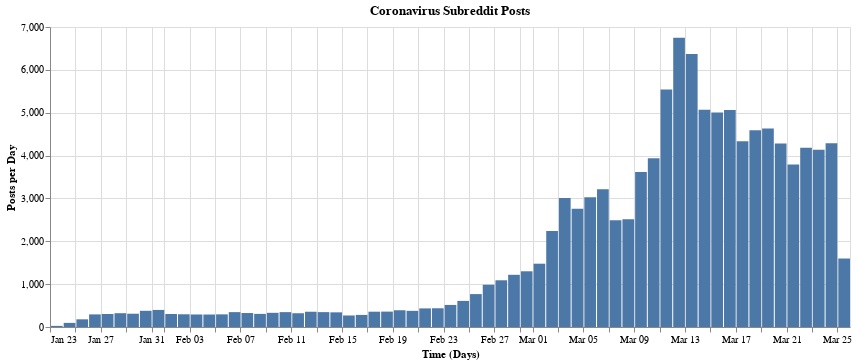

Notebook code for this chart:
### Markdown cell above
## Activity

Since there is so much activity it would be interesting to see what it looks like over time. But first we need to summarize it, because it's too many rows to pass off directly to Altair.

### Code cell
import altair
altair.renderers.enable('html')

posts_by_hour = reddit.groupby('created').count()
posts_by_hour = posts_by_hour.resample('1D').sum()

posts_by_hour

altair.Chart(posts_by_hour.reset_index(), title="Coronavirus Subreddit Posts", width=800).mark_bar().encode(
    altair.X('monthdate(created)', title='Time (Days)'),
    altair.Y('id', title='Posts per Day')
)

### Figure 1 — Vega-Lite specification as saved in the notebook (floating-point values rounded to 4 significant figures)
{"config": {"view": {"continuousWidth": 400, "continuousHeight": 300}}, "data": {"name": "data-13d542aebd72361cec7e7e17cf7586bc"}, "mark": "bar", "encoding": {"x": {"type": "temporal", "field": "created", "timeUnit": "monthdate", "title": "Time (Days)"}, "y": {"type": "quantitative", "field": "id", "title": "Posts per Day"}}, "title": "Coronavirus Subreddit Posts", "width": 800, "$schema": "https://vega.github.io/schema/vega-lite/v4.0.2.json", "datasets": {"data-13d542aebd72361cec7e7e17cf7586bc": [{"created": "2020-01-23T00:00:00", "Unnamed: 0": 26, "Unnamed: 0.1": 26, "id": 26, "url": 26, "title": 26, "score": 26, "comments": 26}, {"created": "2020-01-24T00:00:00", "Unnamed: 0": 96, "Unnamed: 0.1": 96, "id": 96, "url": 96, "title": 96, "score": 96, "comments": 96}, {"created": "2020-01-25T00:00:00", "Unnamed: 0": 179, "Unnamed: 0.1": 179, "id": 179, "url": 179, "title": 179, "score": 179, "comments": 179}, {"created": "2020-01-26T00:00:00", "Unnamed: 0": 294, "Unnamed: 0.1": 294, "id": 294, "url": 294, "title": 294, "score": 294, "comments": 294}, {"created": "2020-01-27T00:00:00", "Unnamed: 0": 304, "Unnamed: 0.1": 304, "id": 304, "url": 304, "title": 304, "score": 304, "comments": 304}, {"created": "2020-01-28T00:00:00", "Unnamed: 0": 322, "Unnamed: 0.1": 322, "id": 322, "url": 322, "title": 322, "score": 322, "comments": 322}, {"created": "2020-01-29T00:00:00", "Unnamed: 0": 310, "Unnamed: 0.1": 310, "id": 310, "url": 310, "title": 310, "score": 310, "comments": 310}, {"created": "2020-01-30T00:00:00", "Unnamed: 0": 378, "Unnamed: 0.1": 378, "id": 378, "url": 378, "title": 378, "score": 378, "comments": 378}, {"created": "2020-01-31T00:00:00", "Unnamed: 0": 398, "Unnamed: 0.1": 398, "id": 398, "url": 398, "title": 398, "score": 398, "comments": 398}, {"created": "2020-02-01T00:00:00", "Unnamed: 0": 303, "Unnamed: 0.1": 303, "id": 303, "url": 303, "title": 303, "score": 303, "comments": 303}, {"created": "2020-02-02T00:00:00", "Unnamed: 0": 297, "Unnamed: 0.1": 297, "id": 297, "url": 297, "title": 297, "score": 297, "comments": 297}, {"created": "2020-02-03T00:00:00", "Unnamed: 0": 292, "Unnamed: 0.1": 292, "id": 292, "url": 292, "title": 292, "score": 292, "comments": 292}, {"created": "2020-02-04T00:00:00", "Unnamed: 0": 291, "Unnamed: 0.1": 291, "id": 291, "url": 291, "title": 291, "score": 291, "comments": 291}, {"created": "2020-02-05T00:00:00", "Unnamed: 0": 295, "Unnamed: 0.1": 295, "id": 295, "url": 295, "title": 295, "score": 295, "comments": 295}, {"created": "2020-02-06T00:00:00", "Unnamed: 0": 347, "Unnamed: 0.1": 347, "id": 347, "url": 347, "title": 347, "score": 347, "comments": 347}, {"created": "2020-02-07T00:00:00", "Unnamed: 0": 326, "Unnamed: 0.1": 326, "id": 326, "url": 326, "title": 326, "score": 326, "comments": 326}, {"created": "2020-02-08T00:00:00", "Unnamed: 0": 306, "Unnamed: 0.1": 306, "id": 306, "url": 306, "title": 306, "score": 306, "comments": 306}, {"created": "2020-02-09T00:00:00", "Unnamed: 0": 331, "Unnamed: 0.1": 331, "id": 331, "url": 331, "title": 331, "score": 331, "comments": 331}, {"created": "2020-02-10T00:00:00", "Unnamed: 0": 347, "Unnamed: 0.1": 347, "id": 347, "url": 347, "title": 347, "score": 347, "comments": 347}, {"created": "2020-02-11T00:00:00", "Unnamed: 0": 321, "Unnamed: 0.1": 321, "id": 321, "url": 321, "title": 321, "score": 321, "comments": 321}, {"created": "2020-02-12T00:00:00", "Unnamed: 0": 356, "Unnamed: 0.1": 356, "id": 356, "url": 356, "title": 356, "score": 356, "comments": 356}, {"created": "2020-02-13T00:00:00", "Unnamed: 0": 347, "Unnamed: 0.1": 347, "id": 347, "url": 347, "title": 347, "score": 347, "comments": 347}, {"created": "2020-02-14T00:00:00", "Unnamed: 0": 342, "Unnamed: 0.1": 342, "id": 342, "url": 342, "title": 342, "score": 342, "comments": 342}, {"created": "2020-02-15T00:00:00", "Unnamed: 0": 269, "Unnamed: 0.1": 269, "id": 269, "url": 269, "title": 269, "score": 269, "comments": 269}, {"created": "2020-02-16T00:00:00", "Unnamed: 0": 282, "Unnamed: 0.1": 282, "id": 282, "url": 282, "title": 282, "score": 282, "comments": 282}, {"created": "2020-02-17T00:00:00", "Unnamed: 0": 357, "Unnamed: 0.1": 357, "id": 357, "url": 357, "title": 357, "score": 357, "comments": 357}, {"created": "2020-02-18T00:00:00", "Unnamed: 0": 359, "Unnamed: 0.1": 359, "id": 359, "url": 359, "title": 359, "score": 359, "comments": 359}, {"created": "2020-02-19T00:00:00", "Unnamed: 0": 391, "Unnamed: 0.1": 391, "id": 391, "url": 391, "title": 391, "score": 391, "comments": 391}, {"created": "2020-02-20T00:00:00", "Unnamed: 0": 377, "Unnamed: 0.1": 377, "id": 377, "url": 377, "title": 377, "score": 377, "comments": 377}, {"created": "2020-02-21T00:00:00", "Unnamed: 0": 434, "Unnamed: 0.1": 434, "id": 434, "url": 434, "title": 434, "score": 434, "comments": 434}, {"created": "2020-02-22T00:00:00", "Unnamed: 0": 437, "Unnamed: 0.1": 437, "id": 437, "url": 437, "title": 437, "score": 437, "comments": 437}, {"created": "2020-02-23T00:00:00", "Unnamed: 0": 515, "Unnamed: 0.1": 515, "id": 515, "url": 515, "title": 515, "score": 515, "comments": 515}, {"created": "2020-02-24T00:00:00", "Unnamed: 0": 609, "Unnamed: 0.1": 609, "id": 609, "url": 609, "title": 609, "score": 609, "comments": 609}, {"created": "2020-02-25T00:00:00", "Unnamed: 0": 768, "Unnamed: 0.1": 768, "id": 768, "url": 768, "title": 768, "score": 768, "comments": 768}, {"created": "2020-02-26T00:00:00", "Unnamed: 0": 986, "Unnamed: 0.1": 986, "id": 986, "url": 986, "title": 986, "score": 986, "comments": 986}, {"created": "2020-02-27T00:00:00", "Unnamed: 0": 1090, "Unnamed: 0.1": 1090, "id": 1090, "url": 1090, "title": 1090, "score": 1090, "comments": 1090}, {"created": "2020-02-28T00:00:00", "Unnamed: 0": 1218, "Unnamed: 0.1": 1218, "id": 1218, "url": 1218, "title": 1218, "score": 1218, "comments": 1218}, {"created": "2020-02-29T00:00:00", "Unnamed: 0": 1300, "Unnamed: 0.1": 1300, "id": 1300, "url": 1300, "title": 1300, "score": 1300, "comments": 1300}, {"created": "2020-03-01T00:00:00", "Unnamed: 0": 1477, "Unnamed: 0.1": 1477, "id": 1477, "url": 1477, "title": 1477, "score": 1477, "comments": 1477}, {"created": "2020-03-02T00:00:00", "Unnamed: 0": 2240, "Unnamed: 0.1": 2240, "id": 2240, "url": 2240, "title": 2240, "score": 2240, "comments": 2240}, {"created": "2020-03-03T00:00:00", "Unnamed: 0": 3009, "Unnamed: 0.1": 3009, "id": 3009, "url": 3009, "title": 3009, "score": 3009, "comments": 3009}, {"created": "2020-03-04T00:00:00", "Unnamed: 0": 2757, "Unnamed: 0.1": 2757, "id": 2757, "url": 2757, "title": 2757, "score": 2757, "comments": 2757}, {"created": "2020-03-05T00:00:00", "Unnamed: 0": 3027, "Unnamed: 0.1": 3027, "id": 3027, "url": 3027, "title": 3027, "score": 3027, "comments": 3027}, {"created": "2020-03-06T00:00:00", "Unnamed: 0": 3217, "Unnamed: 0.1": 3217, "id": 3217, "url": 3217, "title": 3217, "score": 3217, "comments": 3217}, {"created": "2020-03-07T00:00:00", "Unnamed: 0": 2493, "Unnamed: 0.1": 2493, "id": 2493, "url": 2493, "title": 2493, "score": 2493, "comments": 2493}, {"created": "2020-03-08T00:00:00", "Unnamed: 0": 2515, "Unnamed: 0.1": 2515, "id": 2515, "url": 2515, "title": 2515, "score": 2515, "comments": 2515}, {"created": "2020-03-09T00:00:00", "Unnamed: 0": 3617, "Unnamed: 0.1": 3617, "id": 3617, "url": 3617, "title": 3617, "score": 3617, "comments": 3617}, {"created": "2020-03-10T00:00:00", "Unnamed: 0": 3940, "Unnamed: 0.1": 3940, "id": 3940, "url": 3940, "title": 3940, "score": 3940, "comments": 3940}, {"created": "2020-03-11T00:00:00", "Unnamed: 0": 5541, "Unnamed: 0.1": 5541, "id": 5541, "url": 5541, "title": 5541, "score": 5541, "comments": 5541}, {"created": "2020-03-12T00:00:00", "Unnamed: 0": 6749, "Unnamed: 0.1": 6749, "id": 6749, "url": 6749, "title": 6749, "score": 6749, "comments": 6749}, {"created": "2020-03-13T00:00:00", "Unnamed: 0": 6372, "Unnamed: 0.1": 6372, "id": 6372, "url": 6372, "title": 6372, "score": 6372, "comments": 6372}, {"created": "2020-03-14T00:00:00", "Unnamed: 0": 5070, "Unnamed: 0.1": 5070, "id": 5070, "url": 5070, "title": 5070, "score": 5070, "comments": 5070}, {"created": "2020-03-15T00:00:00", "Unnamed: 0": 5003, "Unnamed: 0.1": 5003, "id": 5003, "url": 5003, "title": 5003, "score": 5003, "comments": 5003}, {"created": "2020-03-16T00:00:00", "Unnamed: 0": 5064, "Unnamed: 0.1": 5064, "id": 5064, "url": 5064, "title": 5064, "score": 5064, "comments": 5064}, {"created": "2020-03-17T00:00:00", "Unnamed: 0": 4335, "Unnamed: 0.1": 4335, "id": 4335, "url": 4335, "title": 4335, "score": 4335, "comments": 4335}, {"created": "2020-03-18T00:00:00", "Unnamed: 0": 4592, "Unnamed: 0.1": 4592, "id": 4592, "url": 4592, "title": 4592, "score": 4592, "comments": 4592}, {"created": "2020-03-19T00:00:00", "Unnamed: 0": 4634, "Unnamed: 0.1": 4634, "id": 4634, "url": 4634, "title": 4634, "score": 4634, "comments": 4634}, {"created": "2020-03-20T00:00:00", "Unnamed: 0": 4281, "Unnamed: 0.1": 4281, "id": 4281, "url": 4281, "title": 4281, "score": 4281, "comments": 4281}, {"created": "2020-03-21T00:00:00", "Unnamed: 0": 3792, "Unnamed: 0.1": 3792, "id": 3792, "url": 3792, "title": 3792, "score": 3792, "comments": 3792}, {"created": "2020-03-22T00:00:00", "Unnamed: 0": 4182, "Unnamed: 0.1": 4182, "id": 4182, "url": 4182, "title": 4182, "score": 4182, "comments": 4182}, {"created": "2020-03-23T00:00:00", "Unnamed: 0": 4137, "Unnamed: 0.1": 4137, "id": 4137, "url": 4137, "title": 4137, "score": 4137, "comments": 4137}, {"created": "2020-03-24T00:00:00", "Unnamed: 0": 4285, "Unnamed: 0.1": 4285, "id": 4285, "url": 4285, "title": 4285, "score": 4285, "comments": 4285}, {"created": "2020-03-25T00:00:00", "Unnamed: 0": 1598, "Unnamed: 0.1": 1598, "id": 1598, "url": 1598, "title": 1598, "score": 1598, "comments": 1598}]}}
